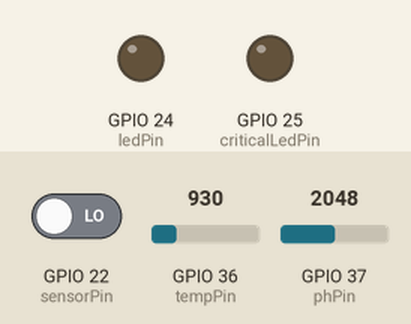
The sketch below on a simulated ESP32. Parts: output pins drawn as LEDs (lit = HIGH). Inputs (shaded band) come from the test bench; at power-on: GPIO 22 (sensorPin) LOW, GPIO 37 (phPin) = 2048, GPIO 36 (tempPin) = 930. WiFi joins after 1.5 s; servers stay silent unless stated; random numbers use the default seed unless the sketch sets one; no MQTT or app messages arrive unless stated; what the sketch prints to the serial monitor is not drawn.

Above: at 6.5 s.
6.6 s: GPIO 22 (sensorPin) driven HIGH
At 11.4 s:
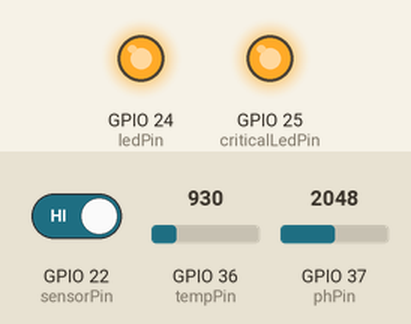
11.7 s: GPIO 22 (sensorPin) driven LOW
At 21.8 s:
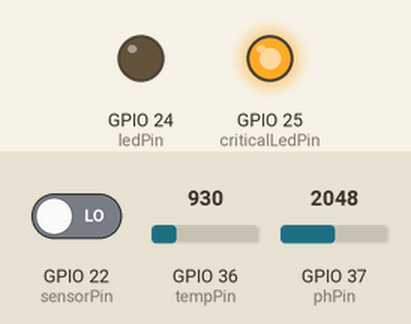
41.9 s: GPIO 37 (phPin) set to 675
51.9 s: GPIO 37 (phPin) set to 573
At 61.7 s:
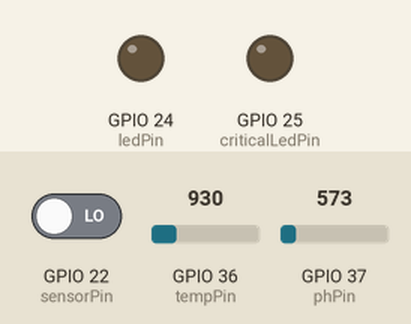
Timing chart, 0 to 63.1 s (numbered marks = the images above; inputs shaded):
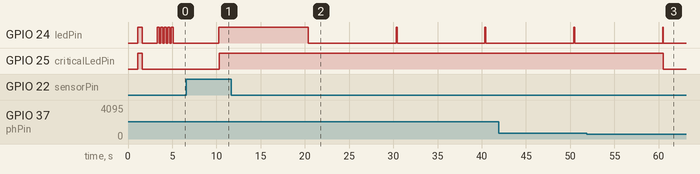

The sketch:

aws_iot_integration.ino
```cpp
/*
 * HydroScribe with AWS IoT Core Integration
 * Advanced Arduino Code with Real-time Cloud Data Transmission
 *
 * This code connects to AWS IoT Core via MQTT and transmits
 * real-time sensor data for cloud processing and AI analysis.
 *
 * Required Libraries:
 * - WiFi (built-in)
 * - PubSubClient
 * - ArduinoJson
 *
 * Hardware Requirements:
 * - UDOO Dual/Quad Board with WiFi capability
 * - Water level sensor
 * - Temperature sensor (optional)
 * - pH sensor (optional)
 * - 2x LEDs for status indication
 *
 * Author: HydroScribe Team
 * Version: 2.0
 * Date: 2024
 */

#include <SPI.h>
#include <WiFi.h>
#include <PubSubClient.h>
#include <ArduinoJson.h>

// ====== CONFIGURATION SECTION ======
// WiFi credentials - REPLACE WITH YOUR VALUES
const char* ssid = "YOUR_WIFI_SSID";
const char* password = "YOUR_WIFI_PASSWORD";

// AWS IoT credentials - REPLACE WITH YOUR VALUES
const char* mqtt_server = "YOUR_AWS_IOT_ENDPOINT.iot.us-east-1.amazonaws.com";
const char* device_id = "HydroScribe_WaterSensor_01";
const char* topic = "hydroscribe/sensor_data";
const int mqtt_port = 8883;

// Hardware pin definitions
const int sensorPin = 22;       // Water level sensor
const int ledPin = 24;          // Status LED
const int criticalLedPin = 25;  // Critical alert LED
const int tempPin = A0;         // Temperature sensor
const int phPin = A1;           // pH sensor

// Timing configuration
const unsigned long SENSOR_INTERVAL = 10000;  // 10 seconds between readings
const unsigned long WIFI_TIMEOUT = 30000;     // 30 seconds WiFi connection timeout
const unsigned long MQTT_TIMEOUT = 10000;     // 10 seconds MQTT connection timeout

// ====== GLOBAL VARIABLES ======
WiFiClient wifiClient;
PubSubClient client(wifiClient);
unsigned long lastSensorReading = 0;
unsigned long lastWiFiCheck = 0;
bool systemActive = false;

// Data structure for sensor readings
struct WaterSensorData {
  String waterLevel;
  float temperature;
  float phLevel;
  float flowRate;
  String timestamp;
  float batteryLevel;
  int signalStrength;
};

void setup() {
  // Initialize serial communication
  Serial.begin(9600);
  delay(1000);

  Serial.println("========================================");
  Serial.println("HydroScribe AWS IoT System Starting...");
  Serial.println("========================================");

  // Initialize hardware pins
  initializeHardware();

  // Connect to WiFi
  if (connectToWiFi()) {
    // Initialize MQTT connection
    client.setServer(mqtt_server, mqtt_port);
    client.setCallback(mqttCallback);

    // Connect to AWS IoT
    if (connectToAWS()) {
      systemActive = true;
      Serial.println("System Status: FULLY OPERATIONAL");

      // Success indication - blink green LED
      for (int i = 0; i < 5; i++) {
        digitalWrite(ledPin, HIGH);
        delay(200);
        digitalWrite(ledPin, LOW);
        delay(200);
      }
    }
  }

  if (!systemActive) {
    Serial.println("System Status: LIMITED MODE - Data logging only");
    // Error indication - blink red LED
    for (int i = 0; i < 10; i++) {
      digitalWrite(criticalLedPin, HIGH);
      delay(100);
      digitalWrite(criticalLedPin, LOW);
      delay(100);
    }
  }
}

void loop() {
  unsigned long currentTime = millis();

  // Maintain MQTT connection
  if (systemActive && !client.connected()) {
    Serial.println("MQTT connection lost. Attempting reconnection...");
    connectToAWS();
  }

  if (systemActive) {
    client.loop();
  }

  // Check WiFi connection periodically
  if (currentTime - lastWiFiCheck > 30000) {
    if (WiFi.status() != WL_CONNECTED) {
      Serial.println("WiFi connection lost. Attempting reconnection...");
      connectToWiFi();
    } else {
      Serial.print("WiFi Status: Connected | Signal: ");
      Serial.print(WiFi.RSSI());
      Serial.println(" dBm");
    }
    lastWiFiCheck = currentTime;
  }

  // Read sensors and transmit data
  if (currentTime - lastSensorReading > SENSOR_INTERVAL) {
    WaterSensorData sensorData = readAllSensors();

    // Display local readings
    displaySensorData(sensorData);

    // Transmit to AWS if connected
    if (systemActive && client.connected()) {
      String jsonPayload = createJsonPayload(sensorData);

      if (client.publish(topic, jsonPayload.c_str())) {
        Serial.println("✓ Data transmitted to AWS IoT Core");
        digitalWrite(ledPin, HIGH);
        delay(100);
        digitalWrite(ledPin, LOW);
      } else {
        Serial.println("✗ Failed to transmit data to AWS IoT Core");
        digitalWrite(criticalLedPin, HIGH);
        delay(500);
        digitalWrite(criticalLedPin, LOW);
      }
    }

    // Control status LEDs
    updateStatusLEDs(sensorData);

    lastSensorReading = currentTime;
  }

  delay(100);  // Small delay to prevent overwhelming the processor
}

// ====== HARDWARE INITIALIZATION ======
void initializeHardware() {
  Serial.println("Initializing hardware...");

  // Configure pin modes
  pinMode(sensorPin, INPUT);
  pinMode(ledPin, OUTPUT);
  pinMode(criticalLedPin, OUTPUT);
  pinMode(tempPin, INPUT);
  pinMode(phPin, INPUT);

  // Initial LED test
  digitalWrite(ledPin, HIGH);
  digitalWrite(criticalLedPin, HIGH);
  delay(500);
  digitalWrite(ledPin, LOW);
  digitalWrite(criticalLedPin, LOW);

  Serial.println("Hardware initialization complete");
}

// ====== WIFI CONNECTION ======
bool connectToWiFi() {
  Serial.print("Connecting to WiFi: ");
  Serial.println(ssid);

  WiFi.begin(ssid, password);

  unsigned long startTime = millis();
  while (WiFi.status() != WL_CONNECTED && (millis() - startTime) < WIFI_TIMEOUT) {
    delay(500);
    Serial.print(".");
  }

  if (WiFi.status() == WL_CONNECTED) {
    Serial.println("");
    Serial.println("WiFi connected successfully!");
    Serial.print("IP address: ");
    Serial.println(WiFi.localIP());
    Serial.print("Signal strength: ");
    Serial.print(WiFi.RSSI());
    Serial.println(" dBm");
    return true;
  } else {
    Serial.println("");
    Serial.println("WiFi connection failed!");
    return false;
  }
}

// ====== AWS IOT CONNECTION ======
bool connectToAWS() {
  Serial.println("Connecting to AWS IoT Core...");

  unsigned long startTime = millis();
  while (!client.connected() && (millis() - startTime) < MQTT_TIMEOUT) {
    Serial.print("Attempting MQTT connection...");

    if (client.connect(device_id)) {
      Serial.println(" connected!");

      // Subscribe to command topic for remote control
      String commandTopic = "hydroscribe/commands/" + String(device_id);
      client.subscribe(commandTopic.c_str());
      Serial.println("Subscribed to command topic: " + commandTopic);

      return true;
    } else {
      Serial.print(" failed, rc=");
      Serial.print(client.state());
      Serial.println(" retrying in 2 seconds");
      delay(2000);
    }
  }

  Serial.println("Failed to connect to AWS IoT Core");
  return false;
}

// ====== MQTT CALLBACK ======
void mqttCallback(char* topic, byte* payload, unsigned int length) {
  Serial.print("Message received on topic: ");
  Serial.println(topic);

  String message = "";
  for (int i = 0; i < length; i++) {
    message += (char)payload[i];
  }

  Serial.println("Message: " + message);

  // Parse commands (example: {"command": "calibrate"} or {"command": "reset"})
  StaticJsonDocument<200> doc;
  deserializeJson(doc, message);

  String command = doc["command"];

  if (command == "calibrate") {
    Serial.println("Remote calibration command received");
    // Implement calibration routine
  } else if (command == "reset") {
    Serial.println("Remote reset command received");
    ESP.restart();  // Reset the device
  }
}

// ====== SENSOR READING ======
WaterSensorData readAllSensors() {
  WaterSensorData data;

  // Read water level sensor
  int waterState = digitalRead(sensorPin);
  if (waterState == HIGH) {
    data.waterLevel = "HIGH";
  } else {
    data.waterLevel = "LOW";
  }

  // Read temperature sensor
  int tempReading = analogRead(tempPin);
  data.temperature = (tempReading * 5.0 / 1024.0 - 0.5) * 100.0;

  // Read pH sensor
  int phReading = analogRead(phPin);
  data.phLevel = map(phReading, 0, 1023, 0, 1400) / 100.0;  // Convert to pH scale

  // Simulate flow rate based on water level and some randomness
  if (data.waterLevel == "HIGH") {
    data.flowRate = random(50, 100);
  } else {
    data.flowRate = random(0, 30);
  }

  // System information
  data.timestamp = String(millis());
  data.batteryLevel = 85.5;  // Simulated - replace with actual battery reading
  data.signalStrength = WiFi.RSSI();

  return data;
}

// ====== JSON PAYLOAD CREATION ======
String createJsonPayload(WaterSensorData data) {
  StaticJsonDocument<400> doc;

  doc["device_id"] = device_id;
  doc["water_level"] = data.waterLevel;
  doc["temperature"] = data.temperature;
  doc["ph_level"] = data.phLevel;
  doc["flow_rate"] = data.flowRate;
  doc["timestamp"] = data.timestamp;
  doc["battery_level"] = data.batteryLevel;
  doc["signal_strength"] = data.signalStrength;

  // Location data (replace with GPS coordinates if available)
  doc["location"]["latitude"] = 40.7128;
  doc["location"]["longitude"] = -74.0060;

  // System status
  doc["system_status"] = systemActive ? "operational" : "limited";
  doc["firmware_version"] = "2.0";

  String jsonString;
  serializeJson(doc, jsonString);
  return jsonString;
}

// ====== DISPLAY FUNCTIONS ======
void displaySensorData(WaterSensorData data) {
  Serial.println("=== CURRENT SENSOR READINGS ===");
  Serial.println("Device ID: " + String(device_id));
  Serial.println("Water Level: " + data.waterLevel);
  Serial.println("Temperature: " + String(data.temperature) + "°C");
  Serial.println("pH Level: " + String(data.phLevel));
  Serial.println("Flow Rate: " + String(data.flowRate) + " L/min");
  Serial.println("Battery: " + String(data.batteryLevel) + "%");
  Serial.println("Signal: " + String(data.signalStrength) + " dBm");
  Serial.println("Timestamp: " + data.timestamp);
  Serial.println("===============================");
}

// ====== LED STATUS CONTROL ======
void updateStatusLEDs(WaterSensorData data) {
  // Normal operation LED
  if (systemActive && client.connected()) {
    digitalWrite(ledPin, data.waterLevel == "HIGH" ? HIGH : LOW);
  }

  // Critical alert LED
  if (data.waterLevel == "HIGH" && data.temperature > 35.0) {
    // Critical condition: high water + high temperature
    digitalWrite(criticalLedPin, HIGH);
  } else if (data.phLevel < 6.0 || data.phLevel > 8.5) {
    // pH out of safe range
    digitalWrite(criticalLedPin, HIGH);
  } else {
    digitalWrite(criticalLedPin, LOW);
  }
}

// ====== UTILITY FUNCTIONS ======
void performSystemDiagnostic() {
  Serial.println("=== SYSTEM DIAGNOSTIC ===");
  Serial.println("WiFi Status: " + String(WiFi.status() == WL_CONNECTED ? "Connected" : "Disconnected"));
  Serial.println("MQTT Status: " + String(client.connected() ? "Connected" : "Disconnected"));
  Serial.println("Free Memory: " + String(ESP.getFreeHeap()) + " bytes");
  Serial.println("Uptime: " + String(millis() / 1000) + " seconds");
  Serial.println("========================");
}
```

Measured:
- the behaviour switches between 622 and 621 on GPIO 37 (phPin) (found by bisection; images 2 and 3)
- after the input at 11.7 s, GPIO 24 (ledPin): alternates HIGH for 0.10 s and LOW for 9.9 s, starting after 8.7 s
- after the input at 51.9 s, GPIO 25 (criticalLedPin): HIGH → LOW after 8.6 s
